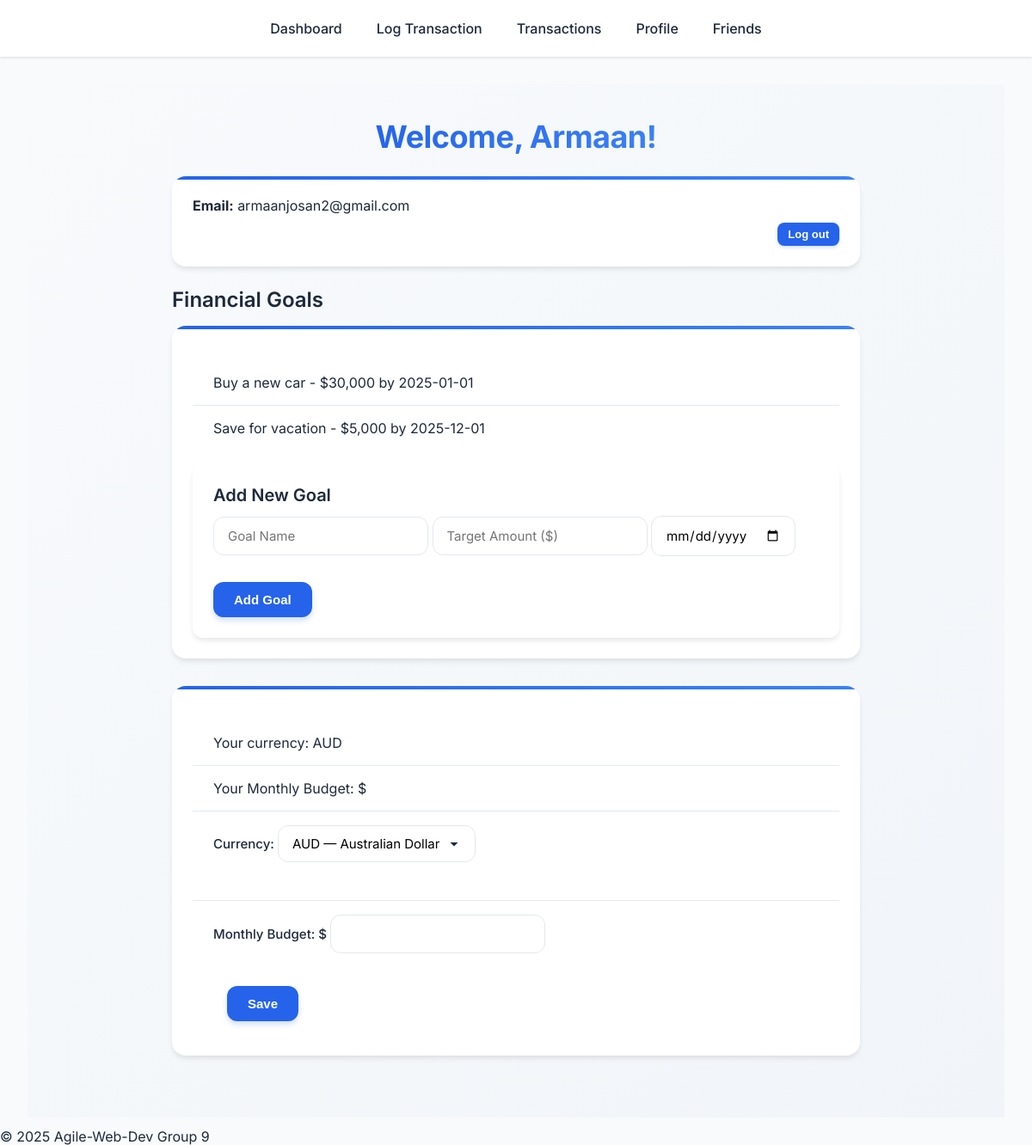
Page /profile (signed in) on the committed database.
### app/models.py (models this page shows)
class User(db.Model, UserMixin):
    __tablename__ = 'users'
    id       = db.Column(db.Integer, primary_key=True)
    username = db.Column(db.String(150), unique=True, nullable=False)
    email    = db.Column(db.String(150), unique=True, nullable=False)
    password = db.Column(db.String(150), nullable=False)
    settings  = db.relationship(
        'UserSettings',
        uselist=False,
        back_populates='user',
        cascade='all, delete-orphan'
    )
    transactions = db.relationship(
        'Transaction',
        back_populates='user',
        lazy='dynamic',
        cascade='all, delete-orphan'
    )
    friends = db.relationship(
        "User",
        secondary=friends_table,
        primaryjoin=(friends_table.c.user_id    == id),
        secondaryjoin=(friends_table.c.friend_id == id),
        backref="friended_by",
        lazy="dynamic"
    )

class UserSettings(db.Model):
    __tablename__ = 'user_settings'
    user_id         = db.Column(
        db.Integer,
        db.ForeignKey('users.id', ondelete='CASCADE'),
        primary_key=True
    )
    monthly_budget = db.Column(db.Numeric(10,2), nullable=False, default=0.00)
    currency       = db.Column(db.String(3), nullable=False, default='AUD')
    timezone       = db.Column(db.String(50), nullable=False, default='Australia/Perth')
    user            = db.relationship(
        'User',
        back_populates='settings',
        uselist=False
    )

### app/routes.py (the view)
@main.route('/profile')
@login_required
def profile():
    logout_form = LogoutForm()
    return render_template('profile.html',logout_form=logout_form)

### app/forms.py
class LogoutForm(FlaskForm):
    submit = SubmitField('Log out')

### app/__init__.py (called while the page is built)
def create_app():
    app = Flask(__name__)
    app.config.from_object('config.Config')
    CSRFProtect(app)
    db.init_app(app)
    migrate.init_app(app, db)
    login_manager.init_app(app)
    bcrypt.init_app(app)
    with app.app_context():
        alembic_upgrade()
    from .models import User
    @login_manager.user_loader
    def load_user(user_id):
        return User.query.get(int(user_id))
    from .routes import main
    app.register_blueprint(main)
    return app

### app/templates/profile.html (shortened to what this page needs)
{% extends "base.html" %}
{% block content %}
<div class="page-container">
  <h1>Welcome, {{ current_user.username }}!</h1>
  <div class="card">
    <p><strong>Email:</strong> {{ current_user.email }}</p>
    <form action="{{ url_for('main.logout') }}" method="post" style="text-align: right; margin-top: 10px;">
      {{ logout_form.submit(class="button-small") }}
    </form>
  </div>
  <div class="profile-content-container">
  <section class="profile-section">
    <h2>Financial Goals</h2>
    <div class="card">
      <div class="goal-list" id="goal-list">
        <div class="goal-item">Buy a new car - $30,000 by 2025-01-01</div>
        <div class="goal-item">Save for vacation - $5,000 by 2025-12-01</div>
      </div>
      <form class="add-form" onsubmit="addGoal(event)">
        <h3 class="section-title">Add New Goal</h3>
        <input type="text" id="goal-name" placeholder="Goal Name" class="input-box" required>
        <input type="number" id="target-amount" placeholder="Target Amount ($)" class="input-box" required>
        <input type="date" id="target-date" class="input-box" required>
        <button type="submit" class="button">Add Goal</button>
      </form>
    </div>
  </section>
  <section class="profile-section">
    <div class="card">
      <div class="goal-list" id="goal-list">
        <div class=" goal-item">Your currency:
        <span id="current-currency">{{ current_user.settings.currency }}</span>
        </div>
        <div class=" goal-item">Your Monthly Budget:
          $
        </div>
        <div class = "goal-item">
          <label>
            Currency:
            <select id="currency-select" class="input-box">
              {% for code,name in [('AUD','Australian Dollar'),('USD','US Dollar'),('EUR','Euro')] %}
                <option value="{{ code }}" {% if current_user.currency==code %}selected{% endif %}>
                  {{ code }} — {{ name }}
                </option>
              {% endfor %}
            </select>
          </label>
        </div>
        <div class="goal-item">
          <label >
          Monthly Budget: $
            <input id="budget-input" type="number" min="0" step="0.01"
                  class="input-box"
                  value="{{ current_user.budget }}">
          </label>
          <button id="save-settings" class="btn" style="margin-left:1rem">
            Save
          </button>
        </div>
      </div>
    </div>
  </section>
  {% endblock %}

### app/static/css/main.css (style rules this page uses)
:root { --primary: #2563eb; --primary-dark: #1d4ed8; --secondary: #64748b; --accent: #3b82f6; --success: #10b981; --warning: #f59e0b; --danger: #ef4444; --background: #f8fafc; --white: #ffffff; --text-primary: #1e293b; --text-secondary: #475569; --shadow-sm: 0 1px 3px rgba(0,0,0,0.12); --shadow-md: 0 4px 6px -1px rgba(0,0,0,0.1); --shadow-lg: 0 10px 15px -3px rgba(0,0,0,0.1); }
* { box-sizing: border-box; margin: 0; padding: 0; }
body { margin: 0; font-family: 'Inter', sans-serif; background: var(--background); color: var(--text-primary); }
.page-container { padding: 40px 60px; position: relative; display: flex; flex-direction: column; align-items: center; background: linear-gradient(135deg, #f8fafc 0%, #f1f5f9 100%); min-height: 80vh; }
h1 { font-size: 36px; background: linear-gradient(135deg, var(--primary) 0%, var(--accent) 100%); background-clip: text; -webkit-background-clip: text; -webkit-text-fill-color: transparent; font-weight: 700; margin-bottom: 24px; letter-spacing: -0.5px; line-height: 1.2; text-align: center; position: relative; z-index: 1; }
h2 { font-size: 24px; color: var(--text-primary); font-weight: 600; margin-bottom: 16px; }
h3 { font-size: 20px; color: var(--text-primary); font-weight: 600; margin-bottom: 12px; }
.card { background-color: var(--white); border-radius: 16px; padding: 24px; box-shadow: var(--shadow-md); margin-bottom: 24px; width: 100%; max-width: 800px; position: relative; overflow: hidden; }
.card::before { content: ''; position: absolute; top: 0; left: 0; width: 100%; height: 4px; background: linear-gradient(90deg, var(--primary) 0%, var(--accent) 100%); }
label { display: block; margin-bottom: 8px; font-weight: 500; color: var(--text-primary); font-size: 15px; }
.input-box { margin-bottom: 20px; padding: 12px 16px; border: 1px solid #e2e8f0; border-radius: 12px; background: var(--white); font-family: 'Inter', sans-serif; font-size: 15px; transition: all 0.2s ease; }
select.input-box { background-repeat: no-repeat; background-position: right 16px center; appearance: none; padding-right: 40px; }
.button, button[type="submit"], .btn { padding: 12px 24px; border: none; background-color: var(--primary); color: var(--white); font-size: 15px; font-weight: 600; border-radius: 12px; cursor: pointer; transition: all 0.2s cubic-bezier(0.4, 0, 0.2, 1); box-shadow: 0 4px 6px rgba(37, 99, 235, 0.2); margin-top: 10px; }
.button-small { padding: 6px 12px; border: none; background-color: var(--primary); color: var(--white); font-size: 13px; font-weight: 600; border-radius: 8px; cursor: pointer; transition: all 0.2s cubic-bezier(0.4, 0, 0.2, 1); box-shadow: 0 2px 4px rgba(37, 99, 235, 0.2); }
.profile-section { margin-bottom: 32px; width: 100%; max-width: 800px; }
.friend-list, .goal-list { margin-top: 16px; background-color: var(--white); border-radius: 12px; overflow: hidden; }
.friend-item, .goal-item { padding: 16px 24px; border-bottom: 1px solid #e2e8f0; transition: all 0.2s ease; }
.friend-item:last-child, .goal-item:last-child { border-bottom: none; }
.add-form { margin-top: 16px; padding: 24px; background-color: var(--white); border-radius: 12px; position: relative; box-shadow: var(--shadow-md); }

### rows in the picture
User: username "Armaan", email "armaanjosan2@gmail.com"
UserSettings: settings.currency "AUD"

### other values in the picture
form field value "AUD — Australian Dollar"
